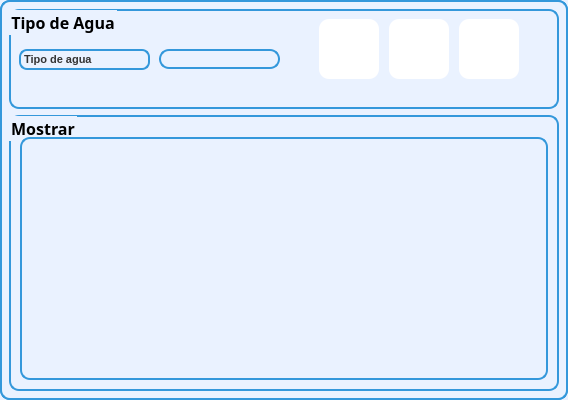
<?xml version="1.0" encoding="UTF-8"?>
<ui version="4.0">
 <class>TipoAguaScreen</class>
 <widget class="QMainWindow" name="TipoAguaScreen">
  <property name="geometry">
   <rect>
    <x>0</x>
    <y>0</y>
    <width>568</width>
    <height>400</height>
   </rect>
  </property>
  <property name="minimumSize">
   <size>
    <width>568</width>
    <height>400</height>
   </size>
  </property>
  <property name="maximumSize">
   <size>
    <width>568</width>
    <height>400</height>
   </size>
  </property>
  <property name="windowTitle">
   <string>Tipo de Agua</string>
  </property>
  <property name="styleSheet">
   <string notr="true">border: 2px solid #3498db;
border-radius: 10px;

background-color: #eaf2ff;</string>
  </property>
  <widget class="QWidget" name="centralwidget">
   <layout class="QVBoxLayout" name="verticalLayout">
    <item>
     <widget class="QGroupBox" name="groupBox">
      <property name="minimumSize">
       <size>
        <width>550</width>
        <height>100</height>
       </size>
      </property>
      <property name="maximumSize">
       <size>
        <width>551</width>
        <height>100</height>
       </size>
      </property>
      <property name="font">
       <font>
        <family>Arial Black</family>
        <pointsize>12</pointsize>
        <weight>75</weight>
        <bold>true</bold>
       </font>
      </property>
      <property name="styleSheet">
       <string notr="true">background-color:#eaf2ff;</string>
      </property>
      <property name="title">
       <string>Tipo de Agua</string>
      </property>
      <widget class="QLabel" name="label">
       <property name="geometry">
        <rect>
         <x>10</x>
         <y>40</y>
         <width>131</width>
         <height>21</height>
        </rect>
       </property>
       <property name="styleSheet">
        <string notr="true">background-color: #eaf2ff;
border: 2px solid #3498db;
border-radius: 8px;
color: #333333;
font-size: 11px;
font-weight: bold;
text-align: center;</string>
       </property>
       <property name="text">
        <string>Tipo de agua</string>
       </property>
      </widget>
      <widget class="QLineEdit" name="line_tipoagua">
       <property name="geometry">
        <rect>
         <x>150</x>
         <y>40</y>
         <width>121</width>
         <height>20</height>
        </rect>
       </property>
      </widget>
      <widget class="QPushButton" name="btn_agregar">
       <property name="geometry">
        <rect>
         <x>310</x>
         <y>10</y>
         <width>60</width>
         <height>60</height>
        </rect>
       </property>
       <property name="minimumSize">
        <size>
         <width>55</width>
         <height>55</height>
        </size>
       </property>
       <property name="maximumSize">
        <size>
         <width>60</width>
         <height>60</height>
        </size>
       </property>
       <property name="layoutDirection">
        <enum>Qt::RightToLeft</enum>
       </property>
       <property name="styleSheet">
        <string notr="true">QPushButton{
background-color: white;
border: none;
}

QPushButton:hover{
background-color: black;
border-top-left-radius: 20px;
border-bottom-left-radius: 20px;
color: rgb(0, 0, 0);
}</string>
       </property>
       <property name="text">
        <string/>
       </property>
       <property name="icon">
        <iconset>
         <normaloff>../../../Images/Botones Interfaz/agregar.png</normaloff>../../../Images/Botones Interfaz/agregar.png</iconset>
       </property>
       <property name="iconSize">
        <size>
         <width>50</width>
         <height>50</height>
        </size>
       </property>
      </widget>
      <widget class="QPushButton" name="btn_editar">
       <property name="geometry">
        <rect>
         <x>380</x>
         <y>10</y>
         <width>60</width>
         <height>60</height>
        </rect>
       </property>
       <property name="minimumSize">
        <size>
         <width>55</width>
         <height>55</height>
        </size>
       </property>
       <property name="maximumSize">
        <size>
         <width>60</width>
         <height>60</height>
        </size>
       </property>
       <property name="layoutDirection">
        <enum>Qt::RightToLeft</enum>
       </property>
       <property name="styleSheet">
        <string notr="true">QPushButton{
background-color: white;
border: none;
}

QPushButton:hover{
background-color: black;
border-top-left-radius: 20px;
border-bottom-left-radius: 20px;
color: rgb(0, 0, 0);
}</string>
       </property>
       <property name="text">
        <string/>
       </property>
       <property name="icon">
        <iconset>
         <normaloff>../../../Images/Botones Interfaz/editar.png</normaloff>../../../Images/Botones Interfaz/editar.png</iconset>
       </property>
       <property name="iconSize">
        <size>
         <width>50</width>
         <height>50</height>
        </size>
       </property>
      </widget>
      <widget class="QPushButton" name="btn_borrar">
       <property name="geometry">
        <rect>
         <x>450</x>
         <y>10</y>
         <width>60</width>
         <height>60</height>
        </rect>
       </property>
       <property name="minimumSize">
        <size>
         <width>55</width>
         <height>55</height>
        </size>
       </property>
       <property name="maximumSize">
        <size>
         <width>60</width>
         <height>60</height>
        </size>
       </property>
       <property name="layoutDirection">
        <enum>Qt::RightToLeft</enum>
       </property>
       <property name="styleSheet">
        <string notr="true">QPushButton{
background-color: white;
border: none;
}

QPushButton:hover{
background-color: black;
border-top-left-radius: 20px;
border-bottom-left-radius: 20px;
color: rgb(0, 0, 0);
}</string>
       </property>
       <property name="text">
        <string/>
       </property>
       <property name="icon">
        <iconset>
         <normaloff>../../../Images/Botones Interfaz/borrar.png</normaloff>../../../Images/Botones Interfaz/borrar.png</iconset>
       </property>
       <property name="iconSize">
        <size>
         <width>50</width>
         <height>50</height>
        </size>
       </property>
      </widget>
     </widget>
    </item>
    <item>
     <widget class="QGroupBox" name="groupBox_2">
      <property name="font">
       <font>
        <family>Arial Black</family>
        <pointsize>12</pointsize>
        <weight>75</weight>
        <bold>true</bold>
       </font>
      </property>
      <property name="styleSheet">
       <string notr="true">background-color: #eaf2ff;
padding: 12px;
</string>
      </property>
      <property name="title">
       <string>Mostrar</string>
      </property>
      <layout class="QHBoxLayout" name="horizontalLayout">
       <property name="topMargin">
        <number>20</number>
       </property>
       <item>
        <widget class="QTableWidget" name="table_tipoagua"/>
       </item>
      </layout>
     </widget>
    </item>
   </layout>
  </widget>
 </widget>
 <resources/>
 <connections/>
</ui>
